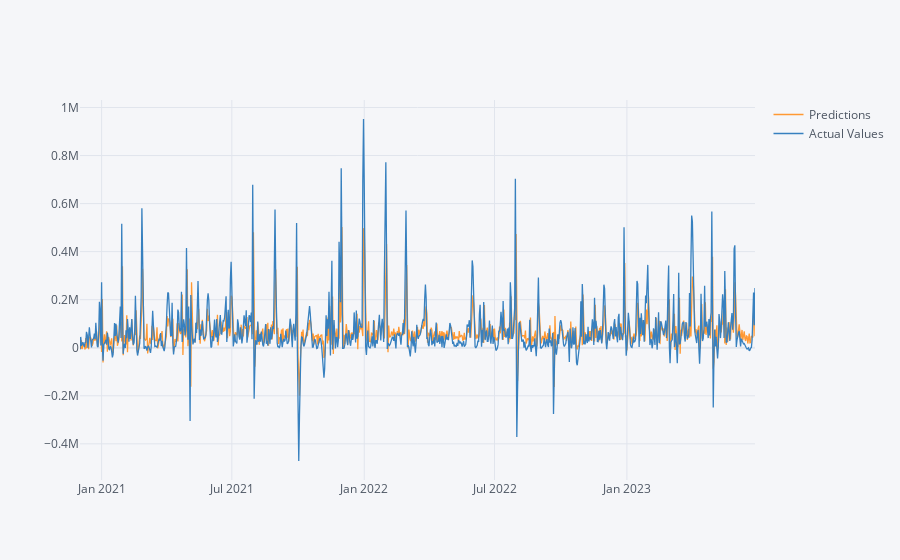

Here is the notebook cell this chart was saved with:
### Code cell
data_iplot = pd.DataFrame({'Predictions':yhat, 'Actual Values': data['Sales_Value']})
data_iplot.iplot()

### Figure 1 — Plotly figure (JSON) as saved in the notebook; plotly's stock layout.template omitted (floating-point values rounded to 4 significant figures; data arrays with more than 128 entries replaced by an {"elided": "..."} marker saying what was removed)
{"data": [{"line": {"color": "rgba(255, 153, 51, 1.0)", "dash": "solid", "shape": "linear", "width": 1.3}, "mode": "lines", "name": "Predictions", "text": "", "type": "scatter", "x": {"elided": "939 str values"}, "y": {"elided": "939 float values"}}, {"line": {"color": "rgba(55, 128, 191, 1.0)", "dash": "solid", "shape": "linear", "width": 1.3}, "mode": "lines", "name": "Actual Values", "text": "", "type": "scatter", "x": {"elided": "939 str values"}, "y": {"elided": "939 float values"}}], "layout": {"legend": {"bgcolor": "#F5F6F9", "font": {"color": "#4D5663"}}, "paper_bgcolor": "#F5F6F9", "plot_bgcolor": "#F5F6F9", "title": {"font": {"color": "#4D5663"}}, "xaxis": {"gridcolor": "#E1E5ED", "showgrid": true, "tickfont": {"color": "#4D5663"}, "title": {"font": {"color": "#4D5663"}, "text": ""}, "zerolinecolor": "#E1E5ED"}, "yaxis": {"gridcolor": "#E1E5ED", "showgrid": true, "tickfont": {"color": "#4D5663"}, "title": {"font": {"color": "#4D5663"}, "text": ""}, "zerolinecolor": "#E1E5ED"}}}
